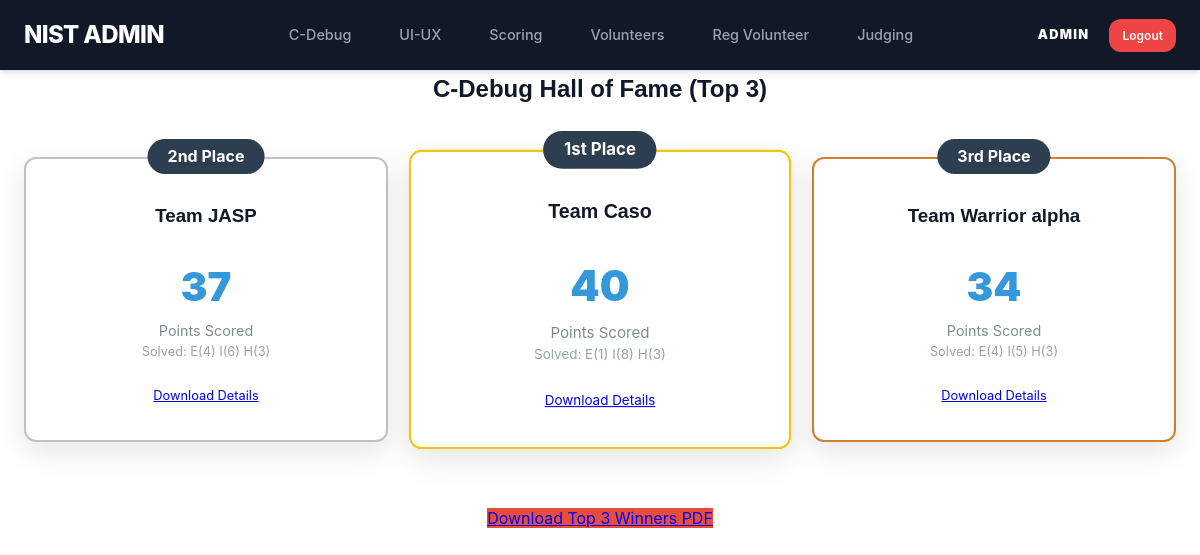
/nist_admin/c_debug_winners.php (signed in), run on the app's committed database.
### tables this page shows
CREATE TABLE `c_debug_teams` (
  `id` int(11) NOT NULL,
  `team_name` varchar(100) DEFAULT NULL,
  `laptop` enum('Yes','No') DEFAULT NULL,
  `easy_solved` int(11) DEFAULT 0,
  `intermediate_solved` int(11) DEFAULT 0,
  `hard_solved` int(11) DEFAULT 0,
  `marks` float DEFAULT 0,
  `scored_by_id` int(11) DEFAULT NULL,
  `timer_status` enum('not_started','running','stopped') DEFAULT 'not_started',
  `start_time` datetime DEFAULT NULL,
  `end_time` datetime DEFAULT NULL,
  `stopped_by_id` int(11) DEFAULT NULL,
  `attendance` tinyint(1) DEFAULT 0,
  `attendance_updated_by_id` int(11) DEFAULT NULL
);

### nist_admin/c_debug_winners.php (the view, shortened to what this page needs)
<?php
require_once '../db.php';
$winners_sql = "SELECT id, team_name, marks, easy_solved, intermediate_solved, hard_solved, end_time, start_time
                FROM c_debug_teams
                ORDER BY marks DESC, (UNIX_TIMESTAMP(end_time) - UNIX_TIMESTAMP(start_time)) ASC
                LIMIT 3";
$winners_result = $conn->query($winners_sql);
?>
<!DOCTYPE html>
<html lang="en">
<head>
    <link rel="stylesheet" href="../style.css">
</head>
<body>
    <?php include 'navbar.php'; ?>
    <div class="container">
        <h2 style="text-align:center; margin-bottom:3rem;">C-Debug Hall of Fame (Top 3)</h2>
        <div style="display:flex; justify-content:center; align-items:flex-end; gap:30px; margin-bottom:4rem;">
            <?php
            $winners = [];
            while ($w = $winners_result->fetch_assoc()) $winners[] = $w;
            $podium_order = [1, 0, 2];
            foreach ($podium_order as $idx):
                $w = $winners[$idx];
                $rank = $idx + 1;
            ?>
                <div class="winner-card winner-<?php echo $rank; ?>" style="flex:1;">
                    <div class="rank-badge"><?php echo $rank; ?><?php echo $rank == 1 ? 'st' : ($rank == 2 ? 'nd' : 'rd'); ?> Place</div>
                    <h3 style="margin-top:10px;"><?php echo htmlspecialchars($w['team_name']); ?></h3>
                    <div class="marks-large"><?php echo $w['marks']; ?></div>
                    <p style="color:#7f8c8d; font-size:0.9rem;">Points Scored</p>
                    <div style="margin-bottom:20px; font-size:0.8rem; color:#95a5a6;">
                        Solved: E(<?php echo $w['easy_solved']; ?>) I(<?php echo $w['intermediate_solved']; ?>) H(<?php echo $w['hard_solved']; ?>)
                    </div>
                    <a href="export_pdf_admin.php?category=c_debug&winners_only=1" class="btn-pdf" style="font-size:0.8rem; padding:8px 15px;">Download Details</a>
                </div>
            <?php endforeach; ?>
        </div>
        <div style="text-align:center;">
            <a href="export_pdf_admin.php?category=c_debug&winners_only=1" class="btn-pdf" style="background:#e74c3c;">Download Top 3 Winners PDF</a>
        </div>
    </div>
</body>
</html>

### style.css (style rules this page uses)
:root { --primary: #4f46e5; --primary-hover: #4338ca; --secondary: #10b981; --danger: #ef4444; --warning: #f59e0b; --info: #3b82f6; --bg-main: #ffffff; --bg-card: #ffffff; --text-main: #111827; --text-muted: #6b7280; --border: #e5e7eb; --radius: 12px; --black: #000000; --white: #ffffff; --gray-50: #f9fafb; --gray-100: #f3f4f6; --gray-200: #e5e7eb; --gray-300: #d1d5db; --gray-700: #374151; --shadow-sm: 0 1px 2px 0 rgba(0, 0, 0, 0.05); --shadow: 0 4px 6px -1px rgba(0, 0, 0, 0.1), 0 2px 4px -1px rgba(0, 0, 0, 0.06); --shadow-lg: 0 10px 15px -3px rgba(0, 0, 0, 0.1), 0 4px 6px -2px rgba(0, 0, 0, 0.05); --container-width: 1280px; }
* { margin: 0; padding: 0; box-sizing: border-box; }
body { font-family: 'Inter', system-ui, -apple-system, sans-serif; background-color: var(--bg-main); color: var(--text-main); line-height: 1.6; -webkit-font-smoothing: antialiased; overflow-x: hidden; }
h1, h2, h3 { font-family: 'Outfit', sans-serif; font-weight: 800; color: var(--text-main); margin-bottom: 1.5rem; }
.container { width: 100%; max-width: 1540px; margin: 0 auto; padding: 0 1.5rem; }

### nist_admin/c_debug_winners.php (style rules this page uses)
.winner-card { background: #fff; padding: 2rem; border-radius: 12px; box-shadow: 0 10px 30px rgba(0, 0, 0, 0.1); text-align: center; border: 2px solid #eee; position: relative; }
.winner-1 { border-color: #f1c40f; transform: scale(1.05); z-index: 2; }
.winner-2 { border-color: #bdc3c7; }
.winner-3 { border-color: #cd7f32; }
.rank-badge { position: absolute; top: -20px; left: 50%; transform: translateX(-50%); background: #2c3e50; color: white; padding: 5px 20px; border-radius: 20px; font-weight: bold; }
.marks-large { font-size: 2.5rem; font-weight: 900; color: #3498db; }

### data on the page
c_debug_teams: rank "2", shows "nd", team_name "Team JASP", marks "37", easy_solved "4", intermediate_solved "6", hard_solved "3"
c_debug_teams: rank "1", shows "st", team_name "Team Caso", marks "40", easy_solved "1", intermediate_solved "8", hard_solved "3"
c_debug_teams: rank "3", shows "rd", team_name "Team Warrior alpha", marks "34", easy_solved "4", intermediate_solved "5", hard_solved "3"

### other printed values
$_SESSION['admin_user'] "ADMIN"
